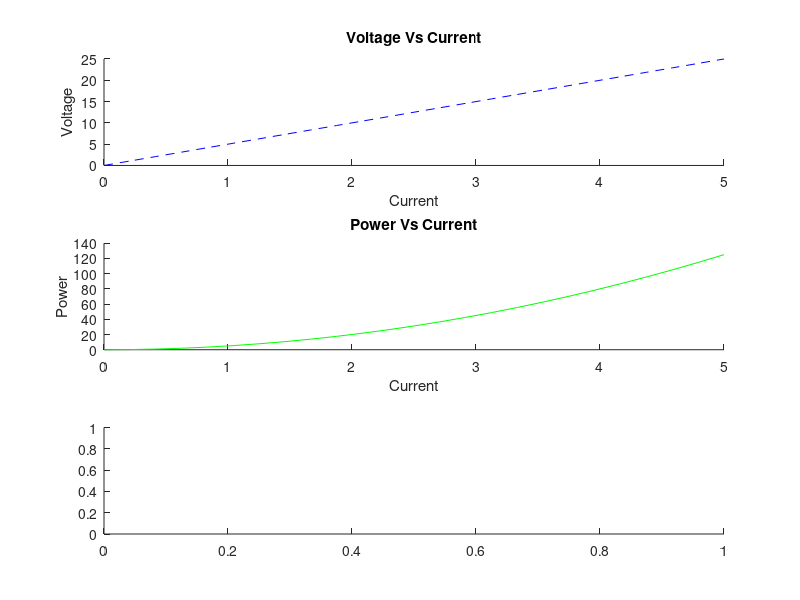

MATLAB code for this plot: (Note: this script raises an error after producing the figure.)
% Activity HW: 
% File: HW3p2_Task1_Team267_mille5th.m
% Date: 5 February 2020
% By: Terrance Miller & mille5th 
%
% Section: 021
% Team: 267
%
% ELECTRONIC SIGNATURE (if team assignment, include all members info)
% Terrance Miller
%
% The electronic signature above indicates the script
% submitted for evaluation is my individual work, and I
% have a general understanding of all aspects of its
% development and execution.
%
% A BRIEF DESCRIPTION OF WHAT THE SCRIPT OR FUNCTION DOES
%This graphs things
clear; clc;

O = input('Resistance = ');
max = input('max current = ');
x=linspace(0,max,max*5);
V=x*O;
P=(x.^2)*O;
subplot(3,1,1);
hold on
xlabel("Current");
ylabel("Voltage");
title("Voltage Vs Current");
plot(x,V,"b--");

subplot(3,1,2);
hold on
xlabel("Current");
ylabel("Power");
title("Power Vs Current");
plot(x,P,"g");


subplot(3,1,3);
hold on
yyaxis("left");
ylabel("Power");
plot(x,P,"b--");

yyaxis("right");
ylabel("Voltage");
plot(x,P,"g");
xlabel("Current");
title("Voltage and Power Vs Current");
legend("Power","Voltage","Location", "northeast");